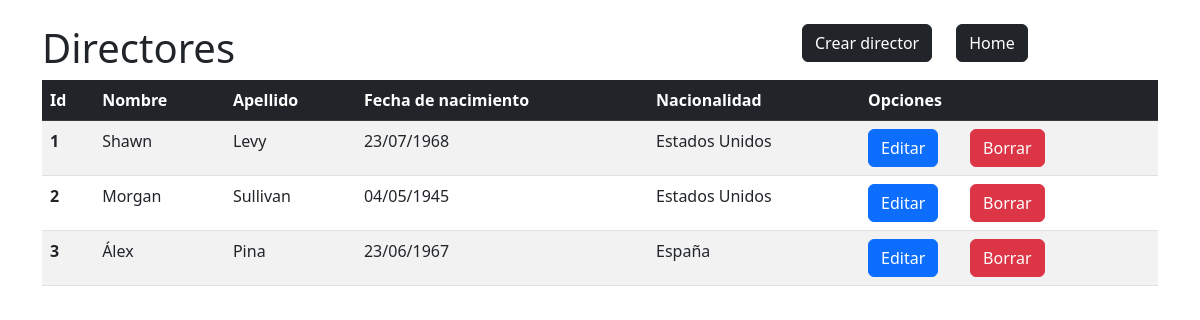
/views/director/list.php, run on the app's committed database.
### tables this page shows
CREATE TABLE director (
	id int NOT NULL PRIMARY KEY AUTO_INCREMENT,
    name varchar(255) NOT NULL,
    lastname varchar(255) NOT NULL,
    birth_date date NOT NULL,
    nationality varchar(255) NOT NULL
);

### models/Director.php (called while the page is built, shortened)
<?php
class Director
{
    private $id;
    private $name;
    private $lastname;
    private $birthDate;
    private $nationality;
    public function __construct($id = null, $name = null, $lastname = null, $birthDate = null, $nationality = null)
    {
        $this->id = $id;
        $this->name = $name;
        $this->lastname = $lastname;
        $this->birthDate = $birthDate;
        $this->nationality = $nationality;
    }
    public function getId()
    {
        return $this->id;
    }
    public function getName()
    {
        return $this->name;
    }
    public function getLastname()
    {
        return $this->lastname;
    }
    public function getBirthDate()
    {
        return $this->birthDate;
    }
    public function getNationality()
    {
        return $this->nationality;
    }
    public function getAll()
    {
        $mysqli = initConnectionDb();
        $query = $mysqli->query("SELECT * FROM director ORDER BY id");
        $listData = [];
        foreach ($query as $item) {
            $formatedDate = date("d/m/Y", strtotime($item['birth_date']));
            $itemObject = new Director($item['id'], $item['name'], $item['lastname'], $formatedDate, $item['nationality']);
            array_push($listData, $itemObject);
        }
        return $listData;
    }
}

### controllers/DirectorController.php (called while the page is built, shortened)
<?php
require_once(__DIR__ . '/../models/Director.php');
function listDirectors()
{
    $model = new Director();
    $directorList = $model->getAll();
    return $directorList;
}

### views/director/list.php (the view, shortened to what this page needs)
<?php
include '../header.php';
require_once(__DIR__ . '/../../controllers/DirectorController.php'); ?>
<div class="container" style="margin-top:2%">
    <div class="row">
        <div class="col-sm-8">
            <h1>Directores</h1>
        </div>
        <div class="col-sm-auto">
            <a href="create.php" class="btn btn-dark">Crear director</a>
        </div>
        <div class="col-sm-auto">
            <a href="../../index.php" class="btn btn-dark">Home</a>
        </div>
        <div>
            <?php
            $directorList = listDirectors();
            if (count($directorList) > 0) {
            ?>
                <table class="table table-striped">
                    <thead class="table-dark">
                        <th>Id</th>
                        <th>Nombre</th>
                        <th>Apellido</th>
                        <th>Fecha de nacimiento</th>
                        <th>Nacionalidad</th>
                        <th>Opciones</th>
                    </thead>
                    <tbody>
                        <?php
                        foreach ($directorList as $director) {
                        ?>
                            <tr>
                                <th scope="row"><?php echo $director->getId(); ?></th>
                                <td><?php echo $director->getName(); ?></td>
                                <td><?php echo $director->getLastname(); ?></td>
                                <td><?php echo $director->getBirthDate(); ?></td>
                                <td><?php echo $director->getNationality(); ?></td>
                                <td>
                                    <div class="row">
                                        <div class="col-sm-4">
                                            <a href="create.php?update&id=<?php echo $director->getId(); ?>" class="btn btn-primary">Editar</a>
                                        </div>
                                        <div class="col-sm-4">
                                            <form action="delete.php" method="POST">
                                                <input type="submit" class="btn btn-danger" value="Borrar" onclick="return confirm('¿Desea borrar el registro?')"></input>
                                            </form>
                                        </div>
                                    </div>
                                </td>
                            </tr>
                        <?php
                        }
                        ?>
                    </tbody>
                </table>
            <?php
            } else {
            ?>
                <div class="alert alert-primary">
                    Aún no existen directores
                </div>
            <?php
            }
            ?>
        </div>
    </div>
</div>

### data on the page
director: id "1", name "Shawn", lastname "Levy", birth_date "23/07/1968", nationality "Estados Unidos"
director: id "2", name "Morgan", lastname "Sullivan", birth_date "04/05/1945", nationality "Estados Unidos"
director: id "3", name "Álex", lastname "Pina", birth_date "23/06/1967", nationality "España"
